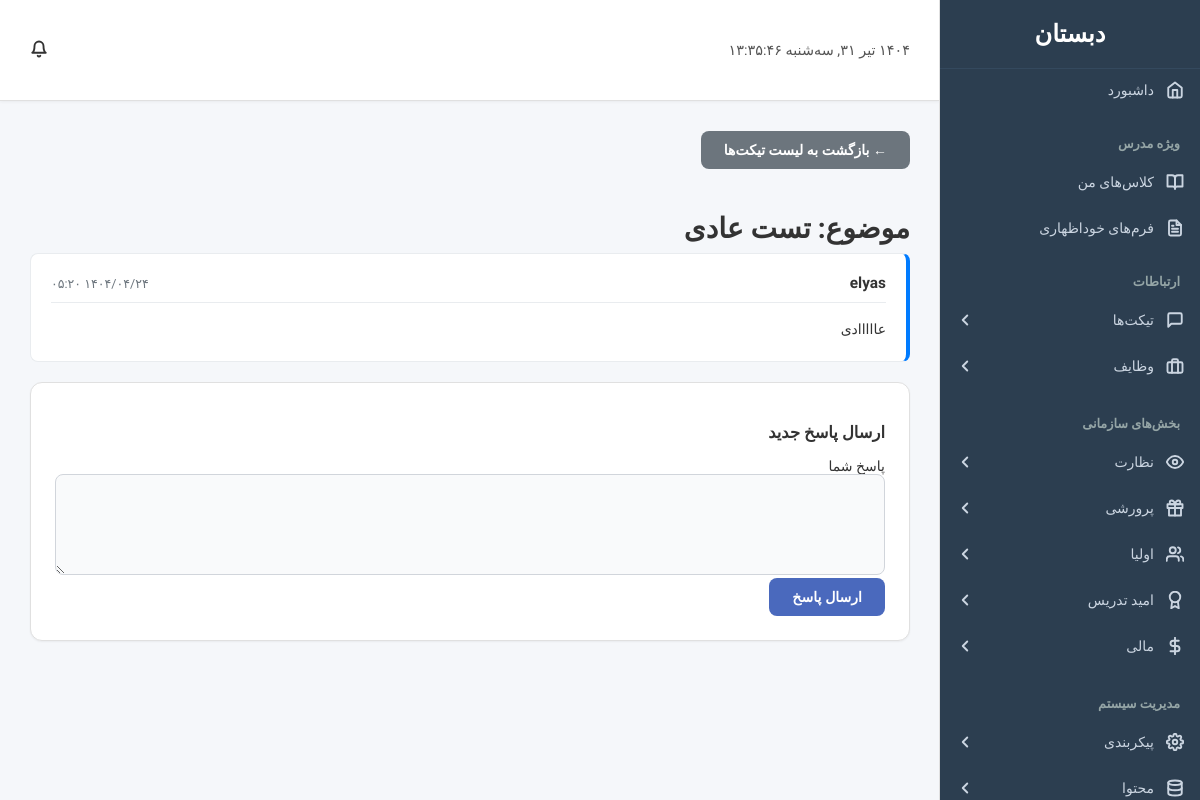
The page /user/view_ticket.php?id=2 (signed in) on the database its author committed.
### tables this page shows
CREATE TABLE `tickets` (
  `id` int(11) NOT NULL,
  `title` varchar(255) NOT NULL,
  `message` text NOT NULL,
  `user_id` int(11) NOT NULL,
  `assigned_to_department_id` int(11) DEFAULT NULL,
  `assigned_to_user_id` int(11) DEFAULT NULL,
  `status` enum('open','in_progress','closed') NOT NULL DEFAULT 'open',
  `priority` enum('normal','urgent') NOT NULL DEFAULT 'normal',
  `created_at` datetime DEFAULT current_timestamp()
);

CREATE TABLE `users` (
  `id` int(11) NOT NULL,
  `first_name` varchar(50) NOT NULL,
  `last_name` varchar(50) NOT NULL,
  `username` varchar(50) NOT NULL,
  `password` varchar(255) NOT NULL,
  `is_admin` tinyint(1) NOT NULL DEFAULT 0,
  `telegram_chat_id` varchar(50) DEFAULT NULL,
  `created_at` datetime DEFAULT current_timestamp()
);

### includes/functions.php (called while the page is built, shortened)
<?php
require_once 'jdf.php';
function to_persian_date($datetime_str, $format = 'Y/m/d H:i') {
    $timestamp = strtotime($datetime_str);
    return jdf($format, $timestamp);
}
?>

### includes/jdf.php (called while the page is built, shortened)
<?php
function jdf($format, $timestamp = '', $none = '', $time_zone = 'Asia/Tehran', $tr_num = 'fa')
{
	$T_sec = 0;
	$ts = $T_sec + (($timestamp === '') ? time() : tr_num($timestamp));
	$date = explode('_', date('H_i_j_n_O_P_s_w_Y', $ts));
	list($j_y, $j_m, $j_d) = gregorian_to_jalali($date[8], $date[3], $date[2]);
	$doy = ($j_m < 7) ? (($j_m - 1) * 31) + $j_d - 1 : (($j_m - 7) * 30) + $j_d + 185;
	$kab = (((($date[8] - 1969) % 4) == 0) and !(($date[8] - 1969) % 100 == 0) and (($date[8] - 1969) % 400 != 0)) ? 1 : 0;
	$sy = (($date[8] - 1) % 4) == 0;
	$j_week = ($date[6] < 6) ? $date[6] + 1 : 0;
	$p_week = array('یک شنبه', 'دوشنبه', 'سه شنبه', 'چهارشنبه', 'پنج شنبه', 'جمعه', 'شنبه');
	$p_month = array('فروردین', 'اردیبهشت', 'خرداد', 'تیر', 'مرداد', 'شهریور', 'مهر', 'آبان', 'آذر', 'دی', 'بهمن', 'اسفند');
	$month_name = isset($p_month[$j_m - 1]) ? $p_month[$j_m - 1] : '';
	$format = str_replace(array('Mo', 'Month', 'D', 'W', 'Y', 'yy', 'y', 'm', 'n', 'd', 'j', 'w', 'S', 'g', 'G', 'h', 'H', 'i', 's', 't', 'a', 'A', 'z', 'O', 'P', 'B', 'L'), array($date[3], $month_name, $j_d, $p_week[$j_week], $j_y, substr($j_y, 2, 4), substr($j_y, 2, 4), ($j_m > 9) ? $j_m : '0' . $j_m, $j_m, ($j_d > 9) ? $j_d : '0' . $j_d, $j_d, $j_week, 'ام', ($date[0] > 12) ? $date[0] - 12 : $date[0], $date[0], ($date[0] > 12) ? $date[0] - 12 : $date[0], $date[0], $date[1], $date[7], ($j_m != 12) ? (31 - (int)($j_m / 6.5)) : ($kab ? 30 : 29), ($date[0] < 12) ? 'ق.ظ' : 'ب.ظ', ($date[0] < 12) ? 'قبل از ظهر' : 'بعد از ظهر', $doy, $date[4], $date[5], (int)(($ts % 86400) + 3600) / 3.6, $sy), $format);
	if ($tr_num != 'en') {
		$format = str_replace(array('0', '1', '2', '3', '4', '5', '6', '7', '8', '9'), array('۰', '۱', '۲', '۳', '۴', '۵', '۶', '۷', '۸', '۹'), $format);
	}
	return ($none === '') ? $format : str_replace(array(0, 1, 2, 3, 4, 5, 6, 7, 8, 9), array('', '', '', '', '', '', '', '', '', ''), $format);
}
function gregorian_to_jalali($g_y, $g_m, $g_d, $mod = '')
{
	$g_d_m = array(0, 31, 59, 90, 120, 151, 181, 212, 243, 273, 304, 334);
	if ($g_y > 1600) {
		$jy = 979;
		$g_y -= 1600;
	} else {
		$jy = 0;
		$g_y -= 621;
	}
	$gy2 = ($g_m > 2) ? ($g_y + 1) : $g_y;
	$days = (365 * $g_y) + ((int)(($gy2 + 3) / 4)) - ((int)(($gy2 + 99) / 100)) + ((int)(($gy2 + 399) / 400)) - 80 + $g_d + $g_d_m[$g_m - 1];
	$jy += 33 * ((int)($days / 12053));
	$days %= 12053;
	$jy += 4 * ((int)($days / 1461));
	$days %= 1461;
	$jy += (int)(($days - 1) / 365);
	if ($days > 365) $days = ($days - 1) % 365;
	if ($days < 186) {
		$jm = 1 + (int)($days / 31);
		$jd = 1 + ($days % 31);
	} else {
		$jm = 7 + (int)(($days - 186) / 30);
		$jd = 1 + (($days - 186) % 30);
	}
	return ($mod === '') ? array($jy, $jm, $jd) : $jy . $mod . $jm . $mod . $jd;
}
function tr_num($str, $mod = 'en', $mf = '٫')
{
	$num_a = array('0', '1', '2', '3', '4', '5', '6', '7', '8', '9', '.');
	$key_a = array('۰', '۱', '۲', '۳', '۴', '۵', '۶', '۷', '۸', '۹', $mf);
	return ($mod == 'fa') ? str_replace($num_a, $key_a, $str) : str_replace($key_a, $num_a, $str);
}
?>

### user/view_ticket.php (the view, shortened to what this page needs)
<?php
require_once "../includes/functions.php";
$ticket_id = $_GET['id'];
$ticket = null;
$sql_ticket = "SELECT t.*, u.username as creator_username
               FROM tickets t
               JOIN users u ON t.user_id = u.id
               WHERE t.id = ?";
if($stmt_ticket = mysqli_prepare($link, $sql_ticket)){
    mysqli_stmt_bind_param($stmt_ticket, "i", $ticket_id);
    mysqli_stmt_execute($stmt_ticket);
    $result = mysqli_stmt_get_result($stmt_ticket);
    $ticket = mysqli_fetch_assoc($result);
}
require_once "../includes/header.php";
?>
<div class="page-content">
    <a href="my_tickets.php" class="btn btn-secondary" style="margin-bottom: 20px;">&larr; بازگشت به لیست تیکت‌ها</a>
    <h2>موضوع: <?php echo htmlspecialchars($ticket['title']); ?></h2>
    <div class="ticket-message is-creator">
        <div class="ticket-header">
            <strong><?php echo htmlspecialchars($ticket['creator_username']); ?></strong>
            <span><?php echo to_persian_date($ticket['created_at']); ?></span>
        </div>
        <div class="ticket-body">
            <?php echo nl2br(htmlspecialchars($ticket['message'])); ?>
        </div>
    </div>
    <div class="form-container">
        <h3>ارسال پاسخ جدید</h3>
        <form action="view_ticket.php?id=<?php echo $ticket_id; ?>" method="post">
            <div class="form-group">
                <label for="reply_message">پاسخ شما</label>
                <textarea name="reply_message" id="reply_message" rows="5" class="form-control" required></textarea>
            </div>
            <div class="form-group">
                <input type="submit" name="add_reply" class="btn btn-primary" value="ارسال پاسخ">
            </div>
        </form>
    </div>
</div>
<?php
require_once "../includes/footer.php";
?>

### assets/css/style.css (style rules this page uses)
:root { --primary-color: #6a5af9; --primary-hover-color: #5a4bf8; --sidebar-bg: #1e293b; --sidebar-link-color: #cbd5e1; --sidebar-link-hover-color: #ffffff; --sidebar-link-active-bg: rgba(106, 90, 249, 0.1); --sidebar-link-active-border: #6a5af9; --background-color: #f1f5f9; --widget-bg: #ffffff; --text-color: #0f172a; --text-muted: #64748b; --border-color: #e2e8f0; --danger-color: #ef4444; --success-color: #22c55e; --font-family: 'Vazirmatn', sans-serif; --shadow-sm: 0 1px 2px 0 rgb(0 0 0 / 0.05); --shadow-md: 0 4px 6px -1px rgb(0 0 0 / 0.1), 0 2px 4px -2px rgb(0 0 0 / 0.1); --shadow-lg: 0 10px 15px -3px rgb(0 0 0 / 0.1), 0 4px 6px -2px rgb(0 0 0 / 0.1); --radius-md: 0.5rem; --radius-lg: 0.75rem; }
body { font-family: var(--font-family); background-color: var(--background-color); direction: rtl; text-align: right; margin: 0; font-size: 14px; color: var(--text-color); -webkit-font-smoothing: antialiased; -moz-osx-font-smoothing: grayscale; }
.btn { padding: 10px 22px; border: 1px solid transparent; border-radius: var(--radius-md); cursor: pointer; font-size: 14px; font-weight: 600; transition: all 0.2s ease; text-decoration: none; display: inline-flex; align-items: center; gap: 8px; }
.btn-primary { background-color: var(--primary-color); color: white; }
.btn-secondary { background-color: #6c757d; color: white; }
.form-container, .table-container, .widget { background: var(--widget-bg); padding: 24px; border-radius: var(--radius-lg); box-shadow: var(--shadow-sm); border: 1px solid var(--border-color); }
.form-control { width: 100%; padding: 12px; border: 1px solid #d1d5db; border-radius: var(--radius-md); box-sizing: border-box; transition: all 0.2s; background: #f9fafb; }
.page-content > h2 { font-size: 1.75rem; font-weight: 700; margin-bottom: 8px; }

### assets/css/dashboard.css (style rules this page uses)
:root { --primary-color: #4a69bd; --sidebar-bg: #2c3e50; --sidebar-text: #ecf0f1; --sidebar-hover-bg: #34495e; --main-bg: #f5f7fa; --text-color: #333; --border-color: #e0e0e0; }
body { display: flex; height: 100vh; overflow: hidden; }

### user/view_ticket.php (style rules this page uses)
.ticket-message, .ticket-reply { background: #fff; border: 1px solid #e9ecef; border-radius: 8px; padding: 20px; margin-bottom: 20px; }
.ticket-header, .reply-header { display: flex; justify-content: space-between; align-items: center; border-bottom: 1px solid #e9ecef; padding-bottom: 10px; margin-bottom: 15px; }
.ticket-header strong, .reply-header strong { font-size: 1.1em; }
.ticket-header span, .reply-header span { font-size: 0.9em; color: #6c757d; }
.ticket-body, .reply-body { line-height: 1.6; }
.is-creator { border-right: 4px solid #007bff; }

### rows shown on the page
tickets: title "تست عادی", user.username "elyas", created_at "۱۴۰۴/۰۴/۲۴ ۰۵:۲۰", message "عااااادی"
